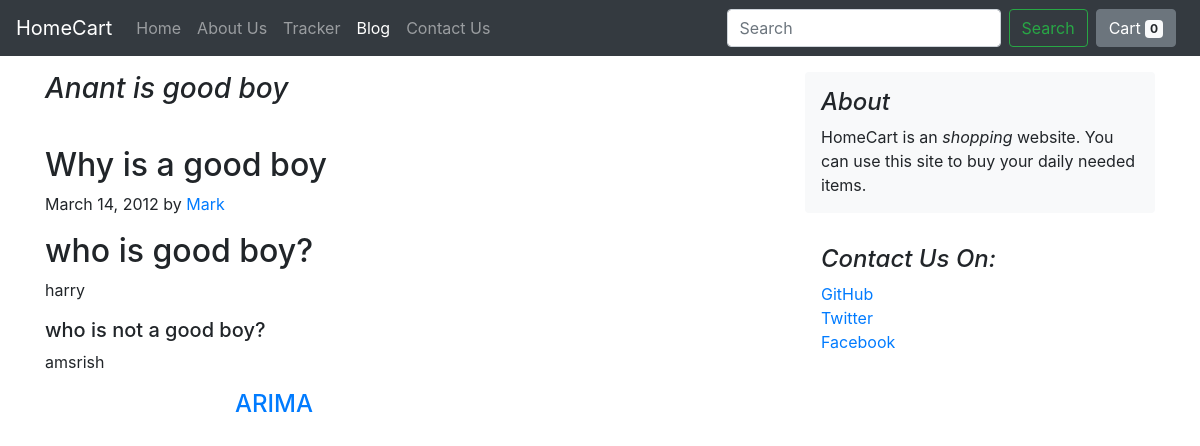
The page /blog/blogpost/1 on the database as committed earlier.
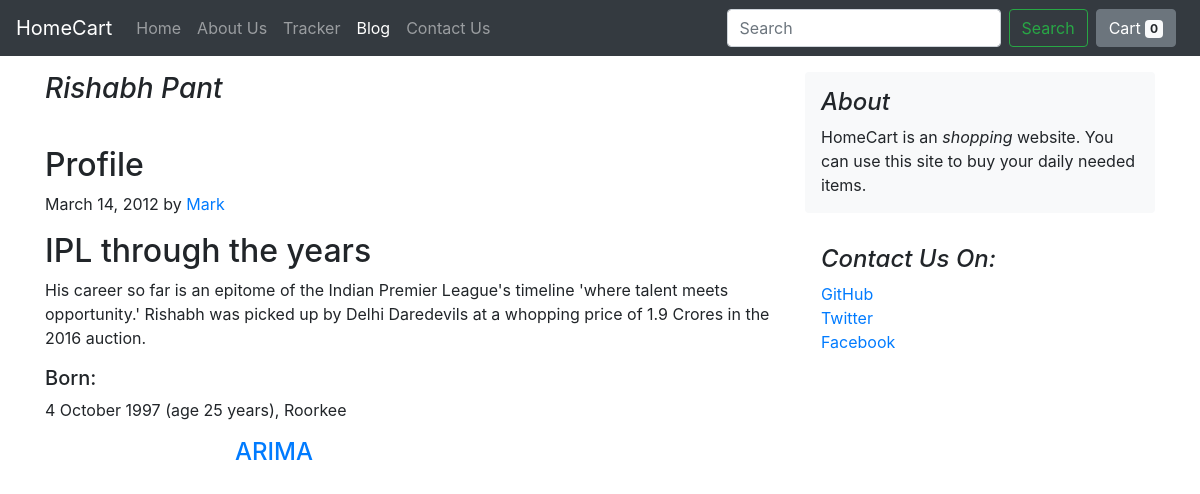
The same page on the database as committed later.
### blog/models.py (models this page shows, shortened)
class BlogPost(models.Model):
    post_id=models.AutoField(primary_key=True)
    title=models.CharField(max_length=500)
    head0=models.CharField(max_length=500,default="")
    chead0=models.CharField(max_length=5000,default="")
    head1=models.CharField(max_length=500,default="")
    chead1=models.CharField(max_length=5000,default="")
    head2=models.CharField(max_length=500,default="")
    chead2=models.CharField(max_length=5000,default="")
    pub_date=models.DateField()
    thumbnail=models.ImageField(upload_to="shop/images",default="")

### blog/views.py (the view)
# urls.py: path('blogpost/<int:id>',views.blogpost,name='BlogPost'),
def blogpost(request,id):
    allblog=BlogPost.objects.all()
    post=[]
    prev=''
    next=''
    if(id>1):
        prev=BlogPost.objects.filter(post_id=id-1)[0]
    curr=BlogPost.objects.filter(post_id=id)[0]
    if id<len(allblog):
        next=BlogPost.objects.filter(post_id=id+1)[0]
    post.append([prev,curr,next])
    print("The value of post",prev.title)
    return render(request,'blog/blogPost.html',{'post':post})

### blog/templates/blog/blogPost.html (shortened to what this page needs)
{% extends 'blog/basic.html' %}
{% block blogActive %}active{% endblock blogActive %}
{% block body %}
<div class="container">
    {% for prev,curr,next in post %}
    <div class="row mt-3">
        <div class="col-md-8 blog-main">
            <h3 class="pb-3 mb-4 font-italic">
                {{curr.title}}
            </h3>
            <div class="blog-post">
                <h2 class="blog-post-title">{{curr.head0}}</h2>
                <p class="blog-post-meta">{{curr.pub_date}} by <a href="#">Mark</a></p>
                <h2>{{curr.head1}}</h2>
                <p>{{curr.chead1}}</p>
                <h5>{{curr.head2}}</h5>
                <p>{{curr.chead2 }}</p>
            </div>
            <div class="blogpost">
                <div class="row">
                    <div class="col-md-3">
                    </div>
                    <div class="col-md-3">
                        <h4 class="blog-post-title"><a href="/blog/blogpost/{{next.post_id}}">{{next.title}}</a></h4>
                    </div>
                </div>
            </div>
        </div>
        <aside class="col-md-4 blog-sidebar">
            <div class="p-3 mb-3 bg-light rounded">
                <h4 class="font-italic">About</h4>
                <p class="mb-0">HomeCart is an <em>shopping </em> website. You can use this site to buy your daily
                    needed items.</p>
            </div>
            <div class="p-3">
                <h4 class="font-italic">Contact Us On: </h4>
                <ol class="list-unstyled">
                    <li><a href="#">GitHub</a></li>
                    <li><a href="#">Twitter</a></li>
                    <li><a href="#">Facebook</a></li>
                </ol>
            </div>
        </aside>
    </div>
    {% endfor %}
</div>
{% endblock %}

Rows that differ between the two databases and show on the page:
changed BlogPost "ARIMA": title "Anant is good boy" → "Rishabh Pant"; head0 "Why is a good boy" → "Profile"; head1 "who is good boy?" → "IPL through the years"; chead1 "harry" → "His career so far is an epitome of the Indian Premier League's timeline 'where talent meets opportunity.' Rishabh was picked up by Delhi Daredevils at a whopping price of 1.9 Crores in the 2016 auction."; head2 "who is not a good boy?" → "Born:"; chead2 "amsrish" → "4 October 1997 (age 25 years), Roorkee"
